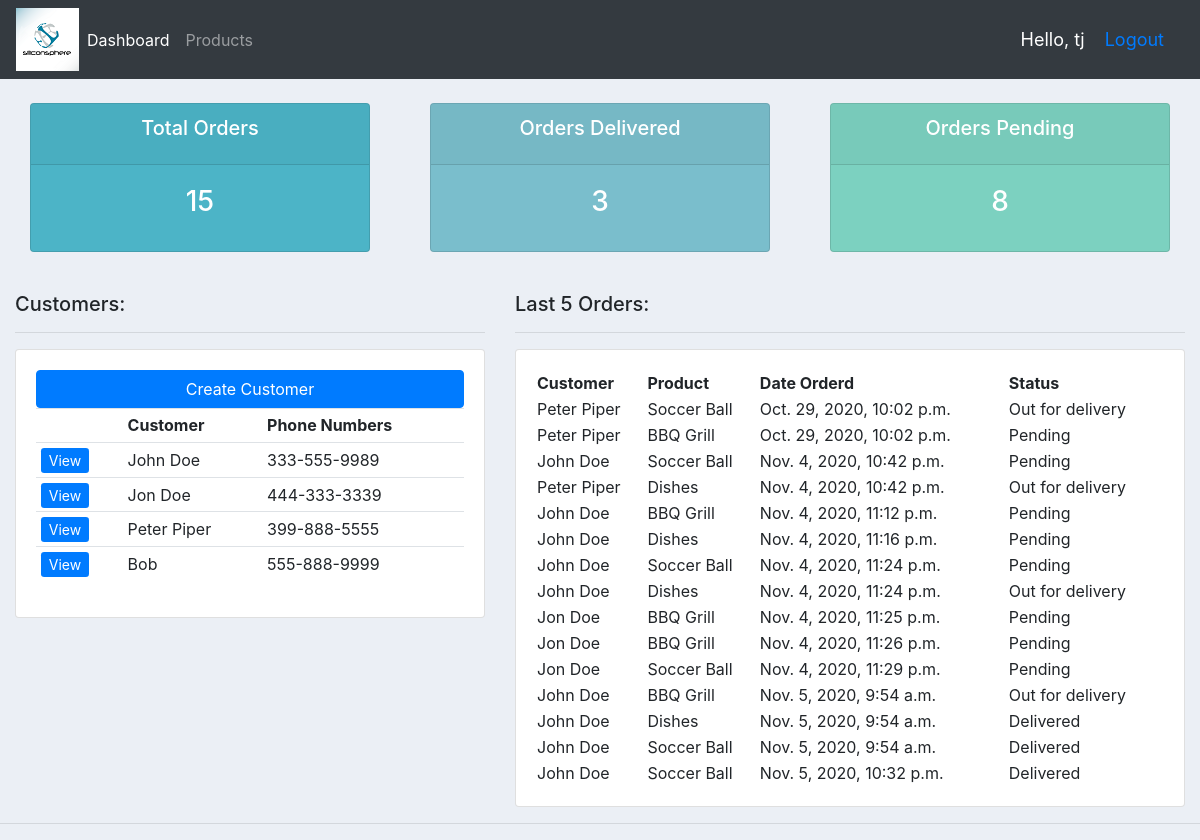
Before: / (signed in) with the older database file.
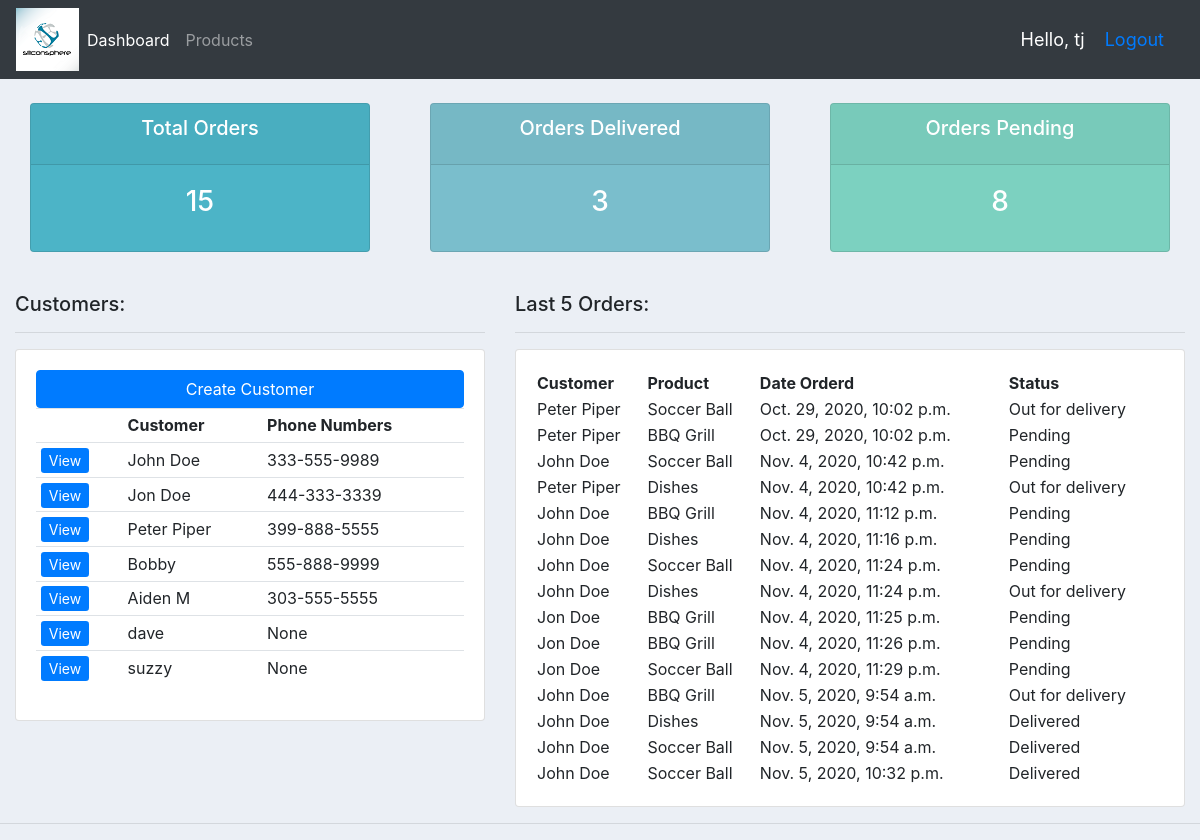
After: the same page with the newer database file.
### accounts/models.py (models this page shows, shortened)
class Customer(models.Model):
    user = models.OneToOneField(User, null=True, on_delete=models.CASCADE)
    name = models.CharField(max_length=200, null=True)
    phone = models.CharField(max_length=200, null=True)
    email = models.EmailField(max_length=254, null=True)
    profile_pic = models.ImageField(default='defaultpro.png',null=True, blank=True)
    date_created = models.DateTimeField(auto_now_add=True, null=True)
    def __str__(self):
        return self.name

class Order(models.Model):
    STATUS = (
            ('Pending', 'Pending'),
            ('Out for delivery', 'Out for delivery'),
            ('Delivered', 'Delivered'),
    )
    customer = models.ForeignKey(Customer, null=True, on_delete=models.SET_NULL)
    product = models.ForeignKey(Product, null=True, on_delete=models.SET_NULL)
    date_created = models.DateTimeField(auto_now_add=True, null=True)
    status = models.CharField(max_length=200, null=True, choices=STATUS)

class Product(models.Model):
    CATEGORY = (
            ('Indoor', 'Indoor'),
            ('Outdoor', 'Outdoor'),
    )
    name = models.CharField(max_length=200, null=True)
    price = models.FloatField(null=True)
    category = models.CharField(max_length=200, null=True, choices=CATEGORY)
    description = models.CharField(max_length=200, null=True, blank=True)
    date_created = models.DateTimeField(auto_now_add=True, null=True)
    tags = models.ManyToManyField(Tag)
    def __str__(self):
        return self.name

### accounts/decorators.py (the view)
    def wrapper_func(request, *args, **kwargs):
        group = None
        if request.user.groups.exists():
            group = request.user.groups.all()[0].name
        if group == 'customer':
            return redirect('user')
        if group == 'admin':
            return view_func(request, *args, **kwargs)

### accounts/views.py (called while the page is built)
@login_required(login_url='login')
@admin_only
def home(request):
    customers = Customer.objects.all()
    orders = Order.objects.all()
    total_customers = customers.count()
    total_orders = orders.count()
    delivered = orders.filter(status='Delivered').count()
    pending = orders.filter(status='Pending').count()
    context = {'customers': customers, 'orders': orders, 'order_count': total_orders, 'orders_delivered':delivered, 'orders_pending':pending}
    return render(request, 'accounts/dashboard.html',  context)

### accounts/templates/accounts/dashboard.html
{% extends 'accounts/main.html' %}
{% block content %}
{% include 'accounts/status.html' %}
<br>
<div class="row">
    <div class="col-sm-5">
        <h5 class="card-title">Customers:</h5>
        <hr>
        <div class="card card-body">
            <a href="#" class="btn btn-primary">Create Customer</a>
            <table class="table table-sm">
                <tr>
                    <th></th>
                    <th>Customer</th>
                    <th>Phone Numbers</th>
                </tr>
                {% for i in customers %}
                    <tr>
                        <td><a href="{% url 'customers' i.id %}" class="btn-sm btn-primary">View</a></td>
                        <td>{{i.name}}</a></td>
                        <td>{{i.phone}}</td>
                    </tr>
                {% endfor %}
            </table>
        </div>
    </div>
    <div class="col-sm-7">
        <h5 class="card-title">Last 5 Orders:</h5>
        <hr>
        <div class="card card-body">
            <table>
                <tr>
                    <th>Customer</th>
                    <th>Product</th>
                    <th>Date Orderd</th>
                    <th>Status</th>
                </tr>
                {% for i in orders %}
                    <tr>
                        <td>{{ i.customer }}</td>
                        <td>{{ i.product }}</td>
                        <td>{{ i.date_created }}</td>
                        <td>{{i.status}}</td>
                        <td>
                        </td>
                    </tr>
                {% endfor %}
            </table>
        </div>
    </div>
</div>
{% endblock %}

Changed rows visible on the page:
changed Customer: name "Bob" → "Bobby"
added Customer: name "Aiden M", phone "303-555-5555"
added Customer: name "dave", phone "None"
added Customer: name "suzzy", phone "None"
